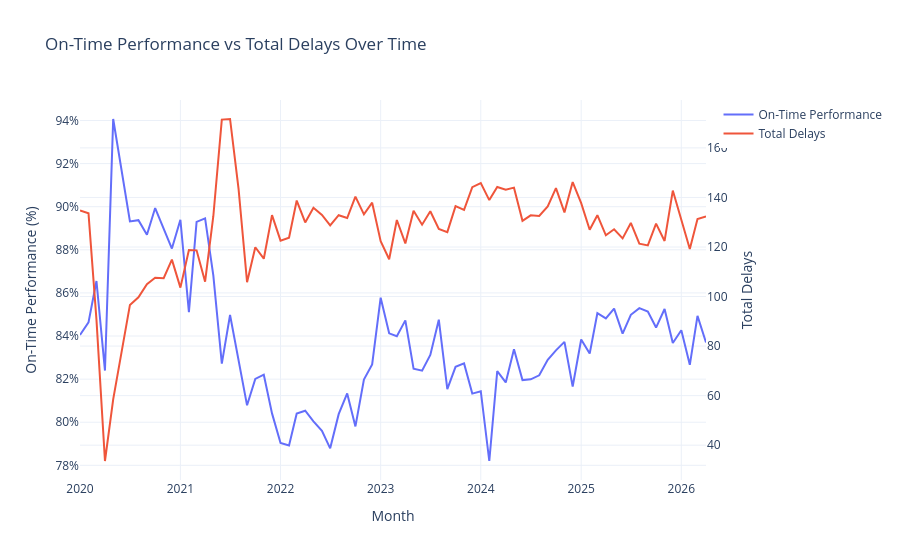

Notebook cell for this chart:
### Markdown cell above
**Insight:**

There is a strong negative relationship between operational delays and on-time performance. 
As delays per 1,000 trips increase, the percentage of trains arriving on time decreases significantly.

Even small increases in delays lead to noticeable declines in performance, indicating that the system is highly sensitive to operational disruptions. 

Additionally, variability in performance increases at higher delay levels, suggesting that the system becomes less predictable under stress.

This shows that minimizing operational delays is critical not only for improving average performance, but also for maintaining system reliability and consistency.

### Code cell
monthly_otp = (
    merged_otp_delays
    .groupby("Month")["terminal_on_time_performance"]
    .mean()
    .reset_index()
)

monthly_delays = merged_otp_delays.groupby("Month")["total_delays"].mean().reset_index()

monthly = monthly_otp.merge(monthly_delays, on="Month")

fig = go.Figure()

# On-time performance
fig.add_trace(go.Scatter(
    x=monthly["Month"],
    y=monthly["terminal_on_time_performance"],
    name="On-Time Performance",
    yaxis="y1"
))

# Delays
fig.add_trace(go.Scatter(
    x=monthly["Month"],
    y=monthly["total_delays"],
    name="Total Delays",
    yaxis="y2"
))

fig.update_layout(
    title="On-Time Performance vs Total Delays Over Time",
    xaxis=dict(title="Month"),
    yaxis=dict(title="On-Time Performance (%)", tickformat=".0%"),
    yaxis2=dict(
        title="Total Delays",
        overlaying="y",
        side="right"
    ),
    template="plotly_white"
)

fig.show()
